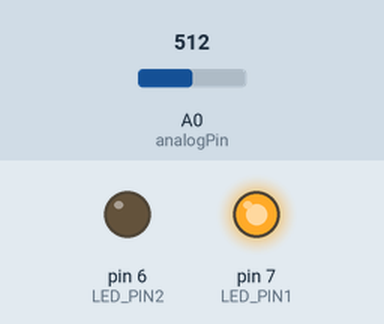
This sketch was run on a simulated Arduino Uno, built with avr-gcc and run on an emulated ATmega328P. Shown: output pins drawn as LEDs (lit = HIGH). The inputs (shaded band) are chosen by the test bench; at power-on: A0 (analogPin) = 512. What the sketch prints to the serial monitor is not drawn.

Above: at 0.5 s.
At 2.5 s:
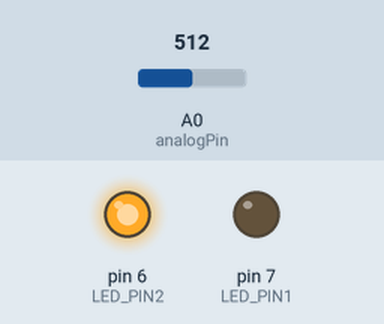
Timing chart, 0 to 5.2 s (numbered marks = the images above):
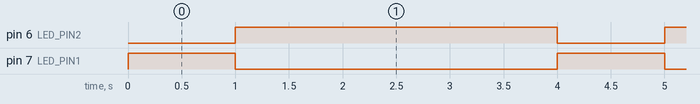

The sketch:

capacitoradc.ino
```cpp
#define LED_PIN1 7
#define LED_PIN2 6

int analogPin = A0;
int val = 0;

void setup() {
  // put your setup code here, to run once:
    pinMode(LED_PIN1,OUTPUT);
    pinMode(LED_PIN2,OUTPUT);
    Serial.begin(9600);

}

void loop() {
  // put your main code here, to run repeatedly:
   digitalWrite(LED_PIN1,HIGH);
   delay(1000);
   digitalWrite(LED_PIN1,LOW);
   digitalWrite(LED_PIN2,HIGH);
   delay(3000);
   val = analogRead(analogPin);
   Serial.println(val);
     digitalWrite(LED_PIN2,LOW);
   val = analogRead(analogPin);
   Serial.println(val);


}
```

Measured:
- by itself, pin 6 (LED_PIN2): alternates HIGH for 3.0 s and LOW for 1.0 s
- by itself, pin 7 (LED_PIN1): alternates HIGH for 1.0 s and LOW for 3.0 s
- by itself, everything shown: repeats every 4.0 s, in 3 steps
